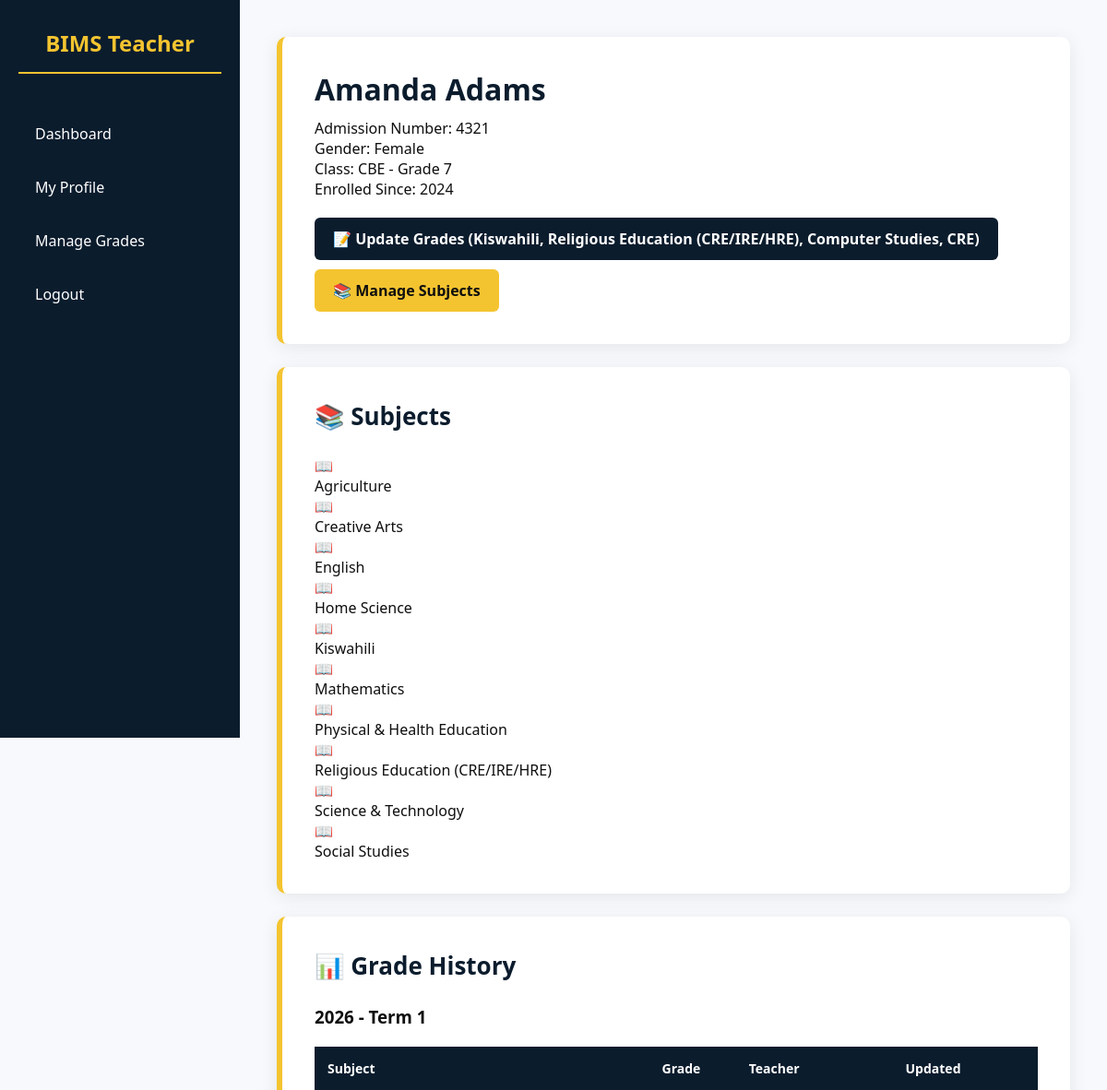
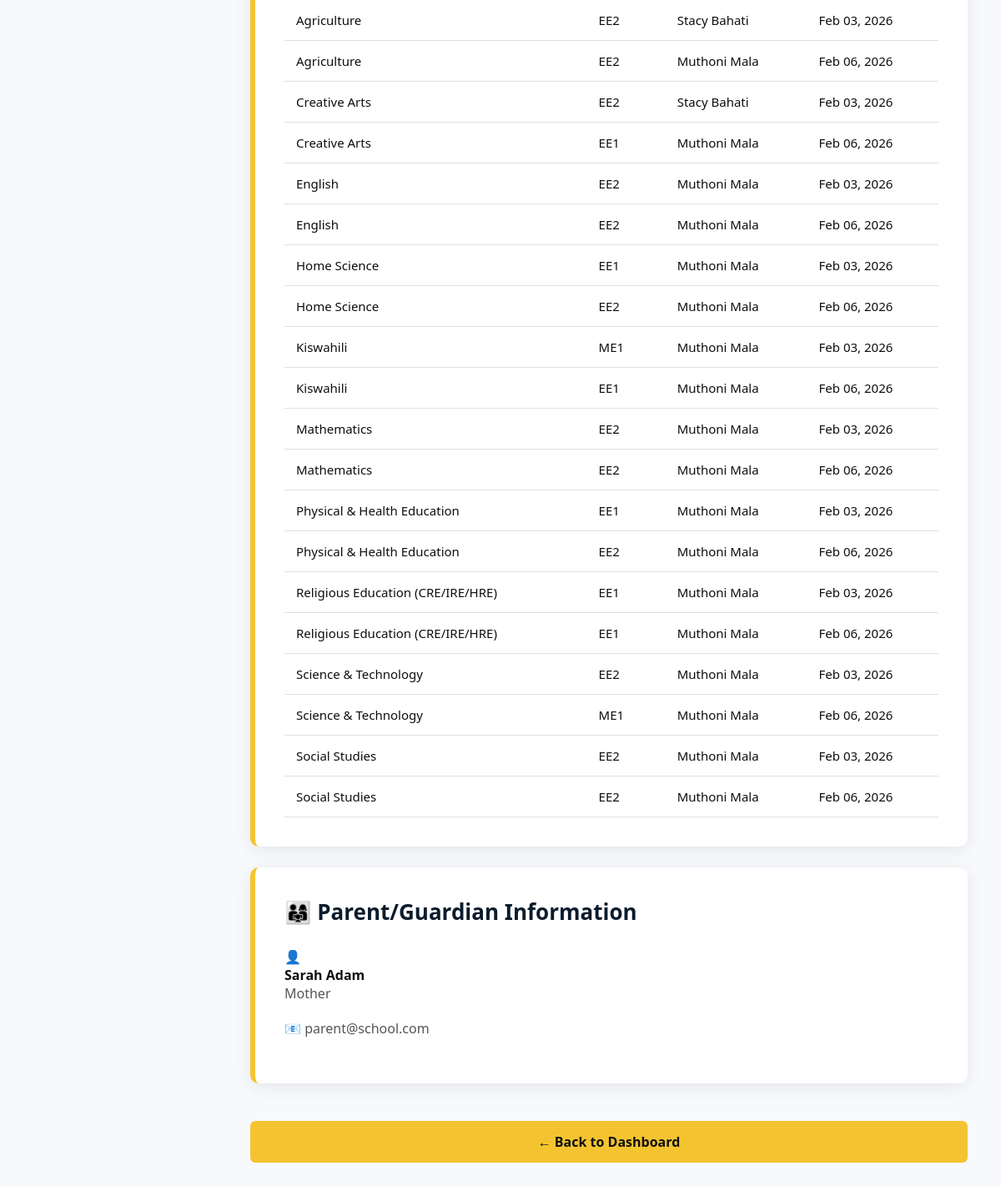
Page /html/teacher/view_student.php?student_id=2 (signed in) on the committed database (2 pictures, top to bottom).
### tables this page shows
CREATE TABLE `students` (
  `id` int NOT NULL AUTO_INCREMENT,
  `user_id` int NOT NULL,
  `admission_number` varchar(50) DEFAULT NULL,
  `first_name` varchar(100) DEFAULT NULL,
  `last_name` varchar(100) DEFAULT NULL,
  `gender` enum('Male','Female') DEFAULT NULL,
  `date_of_birth` date DEFAULT NULL,
  `curriculum_type_id` int NOT NULL,
  `class_level_id` int NOT NULL,
  `parent_id` int DEFAULT NULL,
  `status` enum('active','inactive') DEFAULT 'active',
  `year_of_enrollment` int DEFAULT NULL,
  `phone_number` varchar(20) DEFAULT NULL,
  `residential_area` varchar(255) DEFAULT NULL,
  `parent_phone` varchar(20) DEFAULT NULL,
  `parent_email` varchar(100) DEFAULT NULL,
  PRIMARY KEY (`id`),
  UNIQUE KEY `user_id` (`user_id`),
  UNIQUE KEY `admission_number` (`admission_number`),
  UNIQUE KEY `unique_admission` (`admission_number`),
  KEY `curriculum_type_id` (`curriculum_type_id`),
  KEY `class_level_id` (`class_level_id`),
  KEY `idx_parent_id` (`parent_id`),
  CONSTRAINT `fk_students_parent` FOREIGN KEY (`parent_id`) REFERENCES `parents` (`id`) ON DELETE SET NULL ON UPDATE CASCADE,
  CONSTRAINT `students_ibfk_1` FOREIGN KEY (`user_id`) REFERENCES `users` (`id`),
  CONSTRAINT `students_ibfk_2` FOREIGN KEY (`curriculum_type_id`) REFERENCES `curriculum_types` (`id`),
  CONSTRAINT `students_ibfk_3` FOREIGN KEY (`class_level_id`) REFERENCES `classes_levels` (`id`)
);

CREATE TABLE `curriculum_types` (
  `id` int NOT NULL AUTO_INCREMENT,
  `name` varchar(50) NOT NULL,
  `description` varchar(255) DEFAULT NULL,
  PRIMARY KEY (`id`),
  UNIQUE KEY `name` (`name`)
);

CREATE TABLE `classes_levels` (
  `id` int NOT NULL AUTO_INCREMENT,
  `curriculum_type_id` int NOT NULL,
  `name` varchar(50) NOT NULL,
  `level_order` int DEFAULT NULL,
  PRIMARY KEY (`id`),
  KEY `curriculum_type_id` (`curriculum_type_id`),
  CONSTRAINT `classes_levels_ibfk_1` FOREIGN KEY (`curriculum_type_id`) REFERENCES `curriculum_types` (`id`)
);

CREATE TABLE `grades` (
  `id` int NOT NULL AUTO_INCREMENT,
  `student_id` int NOT NULL,
  `subject_name` varchar(100) NOT NULL,
  `grade` varchar(10) DEFAULT NULL,
  `score` int DEFAULT NULL COMMENT 'Actual score out of 100',
  `rats_score` int DEFAULT NULL COMMENT 'RATs score out of 20 (for Mid-Term and End-Term)',
  `final_score` int DEFAULT NULL COMMENT 'Final calculated score (score + rats for Mid/End-Term, just score for Opener)',
  `grade_points` int DEFAULT NULL,
  `is_locked` tinyint(1) DEFAULT '0',
  `teacher_comment` text,
  `term` enum('Term 1','Term 2','Term 3') NOT NULL,
  `assessment_type` varchar(50) DEFAULT NULL,
  `academic_year` int NOT NULL,
  `created_at` timestamp NULL DEFAULT CURRENT_TIMESTAMP,
  `updated_at` timestamp NULL DEFAULT CURRENT_TIMESTAMP ON UPDATE CURRENT_TIMESTAMP,
  `teacher_id` int NOT NULL,
  `paper_scores` json DEFAULT NULL,
  `exam_type` varchar(20) DEFAULT 'full_papers',
  `grade_boundaries` json DEFAULT NULL,
  PRIMARY KEY (`id`),
  KEY `idx_student_year_term` (`student_id`,`academic_year`,`term`),
  KEY `idx_student_year_term_assessment` (`student_id`,`academic_year`,`term`,`assessment_type`),
  CONSTRAINT `grades_ibfk_1` FOREIGN KEY (`student_id`) REFERENCES `students` (`id`) ON DELETE CASCADE
);

CREATE TABLE `teachers` (
  `id` int NOT NULL AUTO_INCREMENT,
  `user_id` int NOT NULL,
  `first_name` varchar(100) DEFAULT NULL,
  `last_name` varchar(100) DEFAULT NULL,
  `email` varchar(100) DEFAULT NULL,
  `phone` varchar(20) DEFAULT NULL,
  `category` enum('Subject Teacher','Class Teacher','Head Teacher') DEFAULT 'Subject Teacher',
  `assigned_class_id` int DEFAULT NULL,
  `phone_number` varchar(20) DEFAULT NULL,
  `residential_area` varchar(255) DEFAULT NULL,
  `date_of_birth` date DEFAULT NULL,
  `national_id` varchar(50) DEFAULT NULL,
  PRIMARY KEY (`id`),
  UNIQUE KEY `user_id` (`user_id`),
  KEY `assigned_class_id` (`assigned_class_id`),
  CONSTRAINT `teachers_ibfk_1` FOREIGN KEY (`user_id`) REFERENCES `users` (`id`),
  CONSTRAINT `teachers_ibfk_2` FOREIGN KEY (`assigned_class_id`) REFERENCES `classes_levels` (`id`)
);

CREATE TABLE `parents` (
  `id` int NOT NULL AUTO_INCREMENT,
  `user_id` int NOT NULL,
  `first_name` varchar(100) DEFAULT NULL,
  `last_name` varchar(100) DEFAULT NULL,
  `phone` varchar(20) DEFAULT NULL,
  `linked_students` text COMMENT 'Comma-separated admission numbers',
  `phone_number` varchar(20) DEFAULT NULL,
  `residential_area` varchar(255) DEFAULT NULL,
  `relationship` varchar(50) DEFAULT NULL COMMENT 'Father, Mother, Guardian, etc.',
  PRIMARY KEY (`id`),
  UNIQUE KEY `user_id` (`user_id`),
  CONSTRAINT `parents_ibfk_1` FOREIGN KEY (`user_id`) REFERENCES `users` (`id`)
);

CREATE TABLE `users` (
  `id` int NOT NULL AUTO_INCREMENT,
  `email` varchar(100) NOT NULL,
  `password` varchar(255) NOT NULL,
  `role_id` int NOT NULL,
  `status` enum('active','inactive') DEFAULT 'active',
  `created_at` timestamp NOT NULL DEFAULT CURRENT_TIMESTAMP,
  PRIMARY KEY (`id`),
  UNIQUE KEY `email` (`email`),
  KEY `role_id` (`role_id`),
  CONSTRAINT `users_ibfk_1` FOREIGN KEY (`role_id`) REFERENCES `roles` (`id`)
);

### html/teacher/view_student.php (the view, shortened to what this page needs)
<?php
require_once __DIR__ . "/../../database/db_connect.php";
$student_id = (int)($_GET['student_id'] ?? 0);
$teacher_stmt = $pdo->prepare("
    SELECT id, category, assigned_class_id
    FROM teachers
    WHERE user_id = ?
");
$teacher_stmt->execute([$_SESSION['user_id']]);
$teacher = $teacher_stmt->fetch(PDO::FETCH_ASSOC);
$teacher_subjects_stmt = $pdo->prepare("
    SELECT DISTINCT subject_name
    FROM teacher_subjects
    WHERE teacher_id = ?
");
$teacher_subjects_stmt->execute([$teacher['id']]);
$teacher_subjects = $teacher_subjects_stmt->fetchAll(PDO::FETCH_COLUMN);
$student_stmt = $pdo->prepare("
    SELECT
        s.id,
        s.admission_number,
        s.first_name,
        s.last_name,
        s.gender,
        s.year_of_enrollment,
        s.phone_number,
        s.residential_area,
        s.class_level_id,
        cl.name as class_name,
        ct.name as curriculum_name
    FROM students s
    JOIN classes_levels cl ON s.class_level_id = cl.id
    JOIN curriculum_types ct ON cl.curriculum_type_id = ct.id
    WHERE s.id = ?
");
$student_stmt->execute([$student_id]);
$student = $student_stmt->fetch(PDO::FETCH_ASSOC);
$student_subjects_stmt = $pdo->prepare("
    SELECT subject_name FROM student_subjects WHERE student_id = ? ORDER BY subject_name
");
$student_subjects_stmt->execute([$student_id]);
$student_subjects = $student_subjects_stmt->fetchAll(PDO::FETCH_COLUMN);
$grades_stmt = $pdo->prepare("
    SELECT
        g.subject_name,
        g.grade,
        g.term,
        g.academic_year,
        g.updated_at,
        t.first_name as teacher_first_name,
        t.last_name as teacher_last_name
    FROM grades g
    LEFT JOIN teachers t ON g.teacher_id = t.id
    WHERE g.student_id = ?
    ORDER BY g.academic_year DESC, g.term DESC, g.subject_name
");
$grades_stmt->execute([$student_id]);
$all_grades = $grades_stmt->fetchAll(PDO::FETCH_ASSOC);
$grades_by_period = [];
foreach ($all_grades as $grade) {
    $period = $grade['academic_year'] . ' - ' . $grade['term'];
    $grades_by_period[$period][] = $grade;
}
$linked_parents = [];
if (!empty($student['admission_number'])) {
    $parents_stmt = $pdo->prepare("
        SELECT
            p.first_name,
            p.last_name,
            p.phone_number,
            p.relationship,
            u.email
        FROM parents p
        JOIN users u ON p.user_id = u.id
        WHERE p.linked_students LIKE ?
    ");
    $parents_stmt->execute(['%' . $student['admission_number'] . '%']);
    $linked_parents = $parents_stmt->fetchAll(PDO::FETCH_ASSOC);
}
?>
<!DOCTYPE html>
<html lang="en">
<head>
    <link rel="stylesheet" href="../assets/css/admin.css">
    <link rel="stylesheet" href="../assets/css/teacher.css">
    <link rel="stylesheet" href="../assets/css/student.css">
</head>
<body>
<div class="sidebar">
    <h2>BIMS Teacher</h2>
    <a href="../teacher_dashboard.php">Dashboard</a>
    <a href="my_profile.php">My Profile</a>
    <a href="manage_grades.php">Manage Grades</a>
    <a href="../logout.php">Logout</a>
</div>
<div class="main-content">
    <div class="container">
        <div class="card welcome-card">
            <h1><?php echo htmlspecialchars($student['first_name'] . ' ' . $student['last_name']); ?></h1>
            <div class="student-info-grid">
                <div class="info-item">
                    <span class="info-label">Admission Number:</span>
                    <span class="info-value"><?php echo htmlspecialchars($student['admission_number']); ?></span>
                </div>
                <div class="info-item">
                    <span class="info-label">Gender:</span>
                    <span class="info-value"><?php echo htmlspecialchars($student['gender']); ?></span>
                </div>
                <div class="info-item">
                    <span class="info-label">Class:</span>
                    <span class="info-value"><?php echo htmlspecialchars($student['curriculum_name'] . ' - ' . $student['class_name']); ?></span>
                </div>
                <div class="info-item">
                    <span class="info-label">Enrolled Since:</span>
                    <span class="info-value"><?php echo htmlspecialchars($student['year_of_enrollment']); ?></span>
                </div>
            </div>
            <div class="action-buttons">
                <?php if (!empty($teacher_subjects)): ?>
                    <a href="update_grades.php?student_id=<?php echo $student_id; ?>" class="btn-primary">
                        📝 Update Grades (<?php echo implode(', ', $teacher_subjects); ?>)
                    </a>
                <?php endif; ?>
                <?php if ($teacher['category'] == 'Class Teacher'): ?>
                    <a href="manage_student_subjects.php?student_id=<?php echo $student_id; ?>" class="btn-secondary">
                        📚 Manage Subjects
                    </a>
                <?php endif; ?>
            </div>
        </div>
        <div class="card">
            <h2>📚 Subjects</h2>
            <?php if (!empty($student_subjects)): ?>
                <div class="subjects-grid">
                    <?php foreach ($student_subjects as $subject): ?>
                        <div class="subject-card">
                            <div class="subject-icon">📖</div>
                            <div class="subject-name"><?php echo htmlspecialchars($subject); ?></div>
                        </div>
                    <?php endforeach; ?>
                </div>
            <?php else: ?>
                <p class="no-data">No subjects assigned yet.</p>
            <?php endif; ?>
        </div>
        <div class="card">
            <h2>📊 Grade History</h2>
            <?php if (!empty($grades_by_period)): ?>
                <?php foreach ($grades_by_period as $period => $grades): ?>
                    <h3 class="period-header"><?php echo htmlspecialchars($period); ?></h3>
                    <div class="grades-table-container">
                        <table class="grades-table">
                            <thead>
                                <tr>
                                    <th>Subject</th>
                                    <th>Grade</th>
                                    <th>Teacher</th>
                                    <th>Updated</th>
                                </tr>
                            </thead>
                            <tbody>
                                <?php foreach ($grades as $grade): ?>
                                    <tr>
                                        <td><?php echo htmlspecialchars($grade['subject_name']); ?></td>
                                        <td>
                                            <span class="grade-badge">
                                                <?php echo htmlspecialchars($grade['grade']); ?>
                                            </span>
                                        </td>
                                        <td>
                                            <?php
                                            if ($grade['teacher_first_name']) {
                                                echo htmlspecialchars($grade['teacher_first_name'] . ' ' . $grade['teacher_last_name']);
                                            } else {
                                                echo 'Not assigned';
                                            }
                                            ?>
                                        </td>
                                        <td><?php echo date('M d, Y', strtotime($grade['updated_at'])); ?></td>
                                    </tr>
                                <?php endforeach; ?>
                            </tbody>
                        </table>
                    </div>
                <?php endforeach; ?>
            <?php else: ?>
                <p class="no-data">No grades recorded yet.</p>
            <?php endif; ?>
        </div>
        <?php if (!empty($linked_parents)): ?>
            <div class="card">
                <h2>👨‍👩‍👧 Parent/Guardian Information</h2>
                <div class="parents-grid">
                    <?php foreach ($linked_parents as $parent): ?>
                        <div class="parent-card">
                            <div class="parent-icon">👤</div>
                            <div class="parent-info">
                                <h4><?php echo htmlspecialchars($parent['first_name'] . ' ' . $parent['last_name']); ?></h4>
                                <?php if ($parent['relationship']): ?>
                                    <p class="parent-relationship"><?php echo htmlspecialchars($parent['relationship']); ?></p>
                                <?php endif; ?>
                                <p class="parent-contact">📧 <?php echo htmlspecialchars($parent['email']); ?></p>
                            </div>
                        </div>
                    <?php endforeach; ?>
                </div>
            </div>
        <?php endif; ?>
        <a href="../teacher_dashboard.php" class="button button-yellow" style="margin-top: 20px;">← Back to Dashboard</a>
    </div>
</div>
</body>
</html>

### rows in the picture
students: first_name+last_name "Amanda Adams", admission_number "4321", gender "Female", curriculum_type.name "CBE - Grade 7", year_of_enrollment "2024"
grades: period "2026 - Term 1", subject_name "Social Studies", grade "EE2", teacher.last_name "Muthoni Mala", updated_at "Feb 06, 2026"
grades: subject_name "Agriculture", grade "EE2", teacher.last_name "Stacy Bahati", updated_at "Feb 03, 2026"
grades: subject_name "Agriculture", grade "EE2", teacher.last_name "Muthoni Mala", updated_at "Feb 06, 2026"
grades: subject_name "Creative Arts", grade "EE2", teacher.last_name "Stacy Bahati", updated_at "Feb 03, 2026"
grades: subject_name "Creative Arts", grade "EE1", teacher.last_name "Muthoni Mala", updated_at "Feb 06, 2026"
grades: subject_name "English", grade "EE2", teacher.last_name "Muthoni Mala", updated_at "Feb 03, 2026"
grades: subject_name "English", grade "EE2", teacher.last_name "Muthoni Mala", updated_at "Feb 06, 2026"
grades: subject_name "Home Science", grade "EE1", teacher.last_name "Muthoni Mala", updated_at "Feb 03, 2026"
grades: subject_name "Home Science", grade "EE2", teacher.last_name "Muthoni Mala", updated_at "Feb 06, 2026"
grades: subject_name "Kiswahili", grade "ME1", teacher.last_name "Muthoni Mala", updated_at "Feb 03, 2026"
grades: subject_name "Kiswahili", grade "EE1", teacher.last_name "Muthoni Mala", updated_at "Feb 06, 2026"
grades: subject_name "Mathematics", grade "EE2", teacher.last_name "Muthoni Mala", updated_at "Feb 03, 2026"
grades: subject_name "Mathematics", grade "EE2", teacher.last_name "Muthoni Mala", updated_at "Feb 06, 2026"
grades: subject_name "Physical & Health Education", grade "EE1", teacher.last_name "Muthoni Mala", updated_at "Feb 03, 2026"
grades: subject_name "Physical & Health Education", grade "EE2", teacher.last_name "Muthoni Mala", updated_at "Feb 06, 2026"
grades: subject_name "Religious Education (CRE/IRE/HRE)", grade "EE1", teacher.last_name "Muthoni Mala", updated_at "Feb 03, 2026"
grades: subject_name "Religious Education (CRE/IRE/HRE)", grade "EE1", teacher.last_name "Muthoni Mala", updated_at "Feb 06, 2026"
grades: subject_name "Science & Technology", grade "EE2", teacher.last_name "Muthoni Mala", updated_at "Feb 03, 2026"
grades: subject_name "Science & Technology", grade "ME1", teacher.last_name "Muthoni Mala", updated_at "Feb 06, 2026"
grades: subject_name "Social Studies", grade "EE2", teacher.last_name "Muthoni Mala", updated_at "Feb 03, 2026"
parents: first_name+last_name "Sarah Adam", relationship "Mother", user.email "parent@school.com"

### other values in the picture
implode(', ', $teacher_subjects) "Kiswahili, Religious Education (CRE/IRE/HRE), Computer Studies, CRE"
$subject "Agriculture"
$subject "Creative Arts"
$subject "English"
$subject "Home Science"
$subject "Kiswahili"
$subject "Mathematics"
$subject "Physical & Health Education"
$subject "Religious Education (CRE/IRE/HRE)"
$subject "Science & Technology"
$subject "Social Studies"
